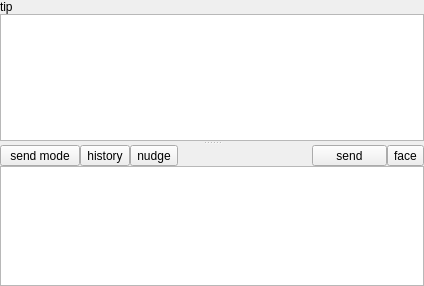
<?xml version="1.0" encoding="UTF-8"?>
<ui version="4.0">
 <class>MsgSend</class>
 <widget class="QWidget" name="MsgSend">
  <property name="windowModality">
   <enum>Qt::NonModal</enum>
  </property>
  <property name="geometry">
   <rect>
    <x>0</x>
    <y>0</y>
    <width>424</width>
    <height>286</height>
   </rect>
  </property>
  <property name="windowTitle">
   <string>messageSend</string>
  </property>
  <property name="styleSheet">
   <string notr="true"/>
  </property>
  <layout class="QVBoxLayout" name="verticalLayout">
   <property name="spacing">
    <number>0</number>
   </property>
   <property name="margin">
    <number>0</number>
   </property>
   <item>
    <widget class="QLabel" name="Ac_Status">
     <property name="frameShape">
      <enum>QFrame::NoFrame</enum>
     </property>
     <property name="text">
      <string>tip</string>
     </property>
     <property name="textFormat">
      <enum>Qt::RichText</enum>
     </property>
     <property name="wordWrap">
      <bool>true</bool>
     </property>
    </widget>
   </item>
   <item>
    <widget class="QSplitter" name="splitter">
     <property name="orientation">
      <enum>Qt::Vertical</enum>
     </property>
     <widget class="QTextEdit" name="MsgBrowser">
      <property name="focusPolicy">
       <enum>Qt::ClickFocus</enum>
      </property>
      <property name="styleSheet">
       <string notr="true"/>
      </property>
      <property name="lineWidth">
       <number>2</number>
      </property>
      <property name="verticalScrollBarPolicy">
       <enum>Qt::ScrollBarAsNeeded</enum>
      </property>
      <property name="autoFormatting">
       <set>QTextEdit::AutoAll</set>
      </property>
      <property name="tabChangesFocus">
       <bool>false</bool>
      </property>
      <property name="undoRedoEnabled">
       <bool>true</bool>
      </property>
      <property name="readOnly">
       <bool>true</bool>
      </property>
      <property name="html">
       <string>&lt;!DOCTYPE HTML PUBLIC &quot;-//W3C//DTD HTML 4.0//EN&quot; &quot;http://www.w3.org/TR/REC-html40/strict.dtd&quot;&gt;
&lt;html&gt;&lt;head&gt;&lt;meta name=&quot;qrichtext&quot; content=&quot;1&quot; /&gt;&lt;style type=&quot;text/css&quot;&gt;
p, li { white-space: pre-wrap; }
&lt;/style&gt;&lt;/head&gt;&lt;body style=&quot; font-family:'Sans'; font-size:10pt; font-weight:400; font-style:normal;&quot;&gt;
&lt;p style=&quot;-qt-paragraph-type:empty; margin-top:0px; margin-bottom:0px; margin-left:0px; margin-right:0px; -qt-block-indent:0; text-indent:0px; font-family:'Sans Serif'; font-size:9pt;&quot;&gt;&lt;/p&gt;
&lt;p style=&quot;-qt-paragraph-type:empty; margin-top:0px; margin-bottom:0px; margin-left:0px; margin-right:0px; -qt-block-indent:0; text-indent:0px; font-family:'Sans Serif'; font-size:9pt;&quot;&gt;&lt;/p&gt;&lt;/body&gt;&lt;/html&gt;</string>
      </property>
      <property name="overwriteMode">
       <bool>true</bool>
      </property>
      <property name="textInteractionFlags">
       <set>Qt::TextSelectableByMouse</set>
      </property>
     </widget>
     <widget class="QWidget" name="">
      <layout class="QGridLayout" name="gridLayout">
       <property name="spacing">
        <number>0</number>
       </property>
       <item row="0" column="0">
        <widget class="QToolButton" name="btnSwitchSendMode">
         <property name="sizePolicy">
          <sizepolicy hsizetype="Fixed" vsizetype="Fixed">
           <horstretch>0</horstretch>
           <verstretch>0</verstretch>
          </sizepolicy>
         </property>
         <property name="minimumSize">
          <size>
           <width>80</width>
           <height>0</height>
          </size>
         </property>
         <property name="text">
          <string>send mode</string>
         </property>
        </widget>
       </item>
       <item row="0" column="1">
        <widget class="QToolButton" name="btnHistory">
         <property name="text">
          <string>history</string>
         </property>
        </widget>
       </item>
       <item row="0" column="2">
        <widget class="QToolButton" name="btnNudge">
         <property name="text">
          <string>nudge</string>
         </property>
        </widget>
       </item>
       <item row="0" column="3">
        <spacer>
         <property name="sizePolicy">
          <sizepolicy hsizetype="Minimum" vsizetype="Minimum">
           <horstretch>0</horstretch>
           <verstretch>0</verstretch>
          </sizepolicy>
         </property>
         <property name="orientation">
          <enum>Qt::Horizontal</enum>
         </property>
         <property name="sizeHint" stdset="0">
          <size>
           <width>108</width>
           <height>17</height>
          </size>
         </property>
        </spacer>
       </item>
       <item row="0" column="4">
        <widget class="QLabel" name="input_nm">
         <property name="sizePolicy">
          <sizepolicy hsizetype="Preferred" vsizetype="Preferred">
           <horstretch>0</horstretch>
           <verstretch>0</verstretch>
          </sizepolicy>
         </property>
         <property name="text">
          <string/>
         </property>
        </widget>
       </item>
       <item row="0" column="5">
        <widget class="QToolButton" name="btnSend">
         <property name="minimumSize">
          <size>
           <width>75</width>
           <height>0</height>
          </size>
         </property>
         <property name="text">
          <string>send</string>
         </property>
        </widget>
       </item>
       <item row="0" column="6">
        <widget class="QToolButton" name="btnFace">
         <property name="text">
          <string>face</string>
         </property>
        </widget>
       </item>
       <item row="1" column="0" colspan="7">
        <widget class="QTextEdit" name="MsgEdit">
         <property name="sizePolicy">
          <sizepolicy hsizetype="Expanding" vsizetype="Expanding">
           <horstretch>0</horstretch>
           <verstretch>0</verstretch>
          </sizepolicy>
         </property>
         <property name="styleSheet">
          <string notr="true"/>
         </property>
         <property name="tabChangesFocus">
          <bool>false</bool>
         </property>
         <property name="acceptRichText">
          <bool>false</bool>
         </property>
        </widget>
       </item>
      </layout>
     </widget>
    </widget>
   </item>
  </layout>
 </widget>
 <resources/>
 <connections/>
</ui>
